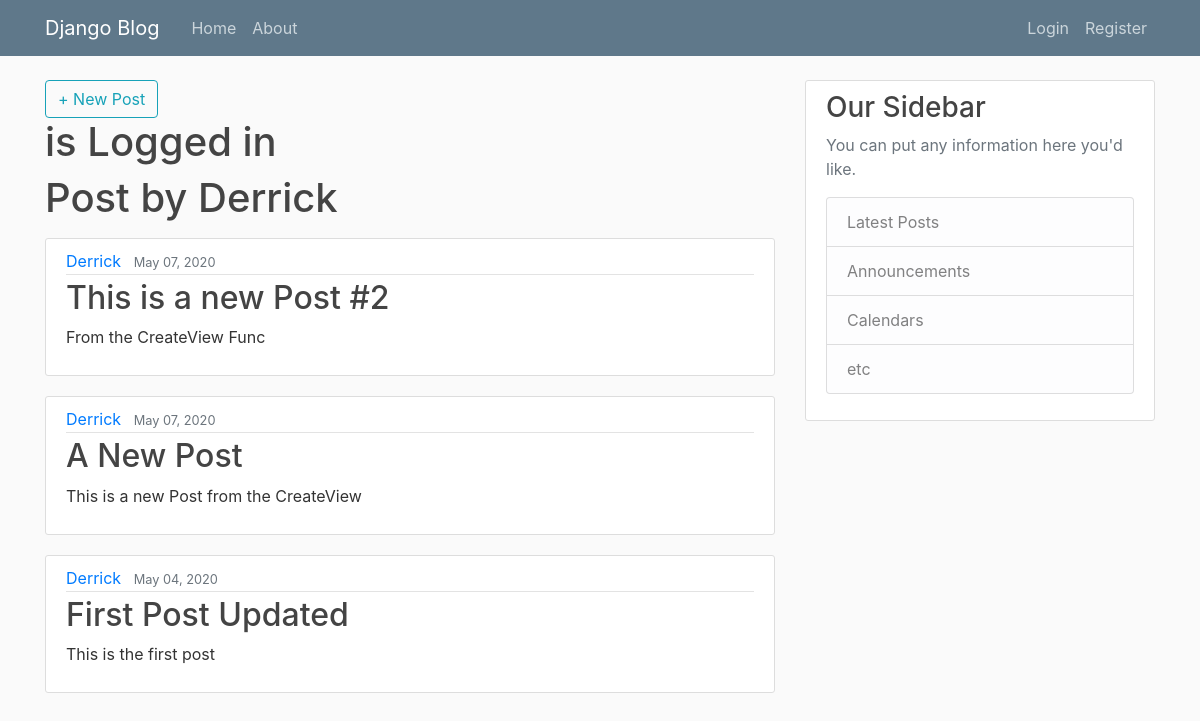
Page /user/Derrick on the committed database.
### Postapp/models.py (models this page shows, shortened)
class Post(models.Model):
    title = models.CharField(max_length=100)
    content = models.TextField()
    date_posted = models.DateTimeField(default=timezone.now)
    author = models.ForeignKey(User, on_delete=models.CASCADE)

### Postapp/views.py (the view)
class UserPostList(ListView):
    model = Post
    context_object_name = 'posts'
    template_name = 'Postapp/user_post.html'
    ordering = '-date_posted'
    def get_queryset(self):
        user = get_object_or_404(User, username=self.kwargs.get("username"))
        return Post.objects.filter(author=user).order_by('-date_posted')

### Postapp/templates/Postapp/user_post.html
{% extends 'Postapp/base.html' %}
{% block content %}
<h1 class="mb-3">Post by {{ view.kwargs.username }}</h1>
{% for post in posts %}
<article class="media content-section">
    <div class="media-body">
        <div class="article-metadata">
            <a class="mr-2" href="{% url 'user-posts' post.author.username %}">{{ post.author }}</a>
            <small class="text-muted">{{ post.date_posted|date:"F d, Y" }}</small>
        </div>
        <h2><a class="article-title" href="{% url 'post-details' post.id %}">{{ post.title }}</a></h2>
        <p class="article-content">{{ post.content }}</p>
    </div>
</article>
{% endfor %}
{% endblock content %}

### Postapp/static/Postapp/main.css (style rules this page uses)
body { background: #fafafa; color: #333333; margin-top: 5rem; }
h1, h2, h3, h4, h5, h6 { color: #444444; }
.content-section { background: #ffffff; padding: 10px 20px; border: 1px solid #dddddd; border-radius: 3px; margin-bottom: 20px; }
.article-title { color: #444444; }
.article-content { white-space: pre-line; }
.article-metadata { padding-bottom: 1px; margin-bottom: 4px; border-bottom: 1px solid #e3e3e3 }

### rows in the picture
Post: author "Derrick", date_posted "May 07, 2020", title "This is a new Post #2", content "From the CreateView Func"
Post: author "Derrick", date_posted "May 07, 2020", title "A New Post", content "This is a new Post from the CreateView"
Post: author "Derrick", date_posted "May 04, 2020", title "First Post Updated", content "This is the first post"

### other values in the picture
{{ view.kwargs.username }} "Derrick"
